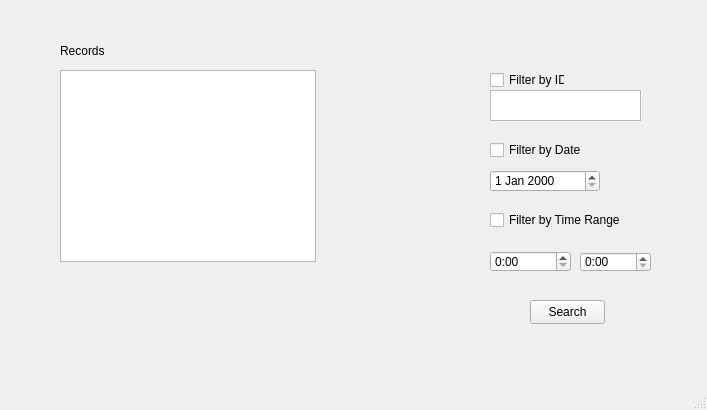
<?xml version="1.0" encoding="UTF-8"?>
<ui version="4.0">
 <class>MainWindow</class>
 <widget class="QMainWindow" name="MainWindow">
  <property name="geometry">
   <rect>
    <x>0</x>
    <y>0</y>
    <width>707</width>
    <height>410</height>
   </rect>
  </property>
  <property name="windowTitle">
   <string>MainWindow</string>
  </property>
  <widget class="QWidget" name="centralwidget">
   <widget class="QPushButton" name="pushButton">
    <property name="geometry">
     <rect>
      <x>530</x>
      <y>300</y>
      <width>75</width>
      <height>24</height>
     </rect>
    </property>
    <property name="text">
     <string>Search</string>
    </property>
   </widget>
   <widget class="QCheckBox" name="time_check">
    <property name="geometry">
     <rect>
      <x>490</x>
      <y>210</y>
      <width>141</width>
      <height>20</height>
     </rect>
    </property>
    <property name="text">
     <string>Filter by Time Range</string>
    </property>
   </widget>
   <widget class="QCheckBox" name="id_check">
    <property name="geometry">
     <rect>
      <x>490</x>
      <y>70</y>
      <width>75</width>
      <height>20</height>
     </rect>
    </property>
    <property name="text">
     <string>Filter by ID</string>
    </property>
   </widget>
   <widget class="QCheckBox" name="date_check">
    <property name="geometry">
     <rect>
      <x>490</x>
      <y>140</y>
      <width>101</width>
      <height>20</height>
     </rect>
    </property>
    <property name="text">
     <string>Filter by Date</string>
    </property>
   </widget>
   <widget class="QListWidget" name="results">
    <property name="geometry">
     <rect>
      <x>60</x>
      <y>70</y>
      <width>256</width>
      <height>192</height>
     </rect>
    </property>
   </widget>
   <widget class="QDateEdit" name="date">
    <property name="geometry">
     <rect>
      <x>490</x>
      <y>170</y>
      <width>110</width>
      <height>22</height>
     </rect>
    </property>
   </widget>
   <widget class="QTimeEdit" name="time_start">
    <property name="geometry">
     <rect>
      <x>490</x>
      <y>251</y>
      <width>81</width>
      <height>21</height>
     </rect>
    </property>
    <property name="displayFormat">
     <string>h:mm </string>
    </property>
   </widget>
   <widget class="QTimeEdit" name="time_end">
    <property name="geometry">
     <rect>
      <x>580</x>
      <y>252</y>
      <width>71</width>
      <height>20</height>
     </rect>
    </property>
    <property name="displayFormat">
     <string>h:mm</string>
    </property>
   </widget>
   <widget class="QLabel" name="label">
    <property name="geometry">
     <rect>
      <x>60</x>
      <y>30</y>
      <width>171</width>
      <height>41</height>
     </rect>
    </property>
    <property name="text">
     <string>Records</string>
    </property>
   </widget>
   <widget class="QPlainTextEdit" name="plainTextEdit">
    <property name="geometry">
     <rect>
      <x>490</x>
      <y>90</y>
      <width>151</width>
      <height>31</height>
     </rect>
    </property>
    <property name="lineWrapMode">
     <enum>QPlainTextEdit::WidgetWidth</enum>
    </property>
    <property name="maximumBlockCount">
     <number>0</number>
    </property>
   </widget>
  </widget>
  <widget class="QMenuBar" name="menubar">
   <property name="geometry">
    <rect>
     <x>0</x>
     <y>0</y>
     <width>707</width>
     <height>22</height>
    </rect>
   </property>
  </widget>
  <widget class="QStatusBar" name="statusbar"/>
 </widget>
 <resources/>
 <connections>
  <connection>
   <sender>pushButton</sender>
   <signal>clicked()</signal>
   <receiver>MainWindow</receiver>
   <slot>search_button_clicked()</slot>
   <hints>
    <hint type="sourcelabel">
     <x>573</x>
     <y>336</y>
    </hint>
    <hint type="destinationlabel">
     <x>327</x>
     <y>327</y>
    </hint>
   </hints>
  </connection>
 </connections>
 <slots>
  <signal>search()</signal>
  <slot>search_button_clicked()</slot>
 </slots>
</ui>
